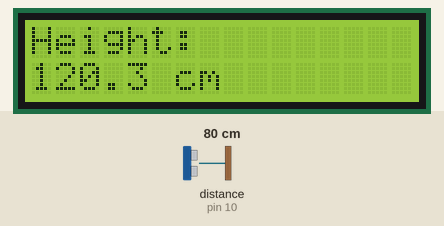
Recording of a sketch running on a simulated Arduino Uno, built with avr-gcc and run on an emulated ATmega328P. Shown: 16×2 character LCD. Wiring (inferred from the names in the program): ultrasonic range finder: trigger pin 9; echo pin 10. Inputs (shaded band) come from the test bench; at power-on: distance to the obstacle (sensor on pin 10) 80 cm. The echo pulse lasts 58.3 µs per cm.

Above: at 3.2 s.
3.3 s: distance to the obstacle (sensor on pin 10) set to 299 cm
At 5.0 s:
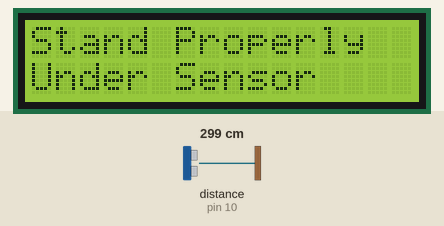
6.4 s: distance to the obstacle (sensor on pin 10) set to 2 cm
At 8.1 s:
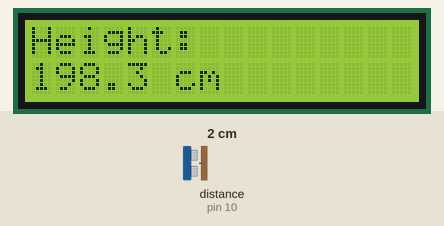
8.4 s: distance to the obstacle (sensor on pin 10) set to 250 cm
At 9.9 s:
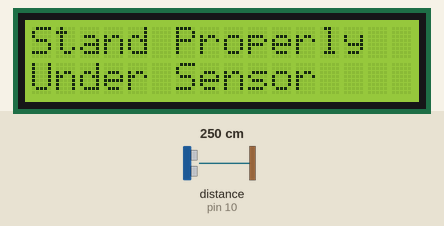
Timing chart, 0 to 11.4 s (numbered marks = the images above; inputs shaded):
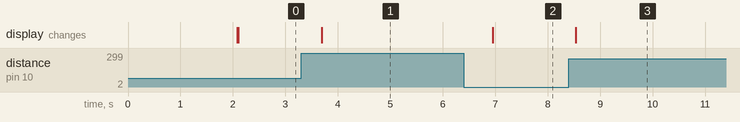

The sketch:

height_meter.ino
```cpp
#include <Wire.h>
#include <LiquidCrystal_I2C.h>

LiquidCrystal_I2C lcd(0x27, 16, 2);

#define TRIG_PIN 9
#define ECHO_PIN 10

// Height of sensor from the floor in cm
const float SENSOR_HEIGHT = 200.0;

void setup() {
  pinMode(TRIG_PIN, OUTPUT);
  pinMode(ECHO_PIN, INPUT);

  lcd.init();
  lcd.backlight();

  lcd.setCursor(0, 0);
  lcd.print("Height Meter");
  delay(2000);
  lcd.clear();
}

void loop() {
  long duration;
  float distance;
  float height;

  // Send ultrasonic pulse
  digitalWrite(TRIG_PIN, LOW);
  delayMicroseconds(2);

  digitalWrite(TRIG_PIN, HIGH);
  delayMicroseconds(10);

  digitalWrite(TRIG_PIN, LOW);

  // Read echo
  duration = pulseIn(ECHO_PIN, HIGH);

  // Calculate distance in cm
  distance = duration * 0.0343 / 2;

  // Calculate person's height
  height = SENSOR_HEIGHT - distance;

  lcd.clear();

  if (height > 50 && height < 220) {
    lcd.setCursor(0, 0);
    lcd.print("Height:");

    lcd.setCursor(0, 1);
    lcd.print(height, 1);
    lcd.print(" cm");
  }
  else {
    lcd.setCursor(0, 0);
    lcd.print("Stand Properly");
    lcd.setCursor(0, 1);
    lcd.print("Under Sensor");
  }

  delay(500);
}
```

ultrasonic_buzzer.ino
```cpp

```

Measured:
- after the input at 3.3 s, the display: changes after 0.40 s (image 1)
- after the input at 6.4 s, the display: changes after 0.55 s (image 2)
- after the input at 8.4 s, the display: changes after 0.13 s (image 3)
